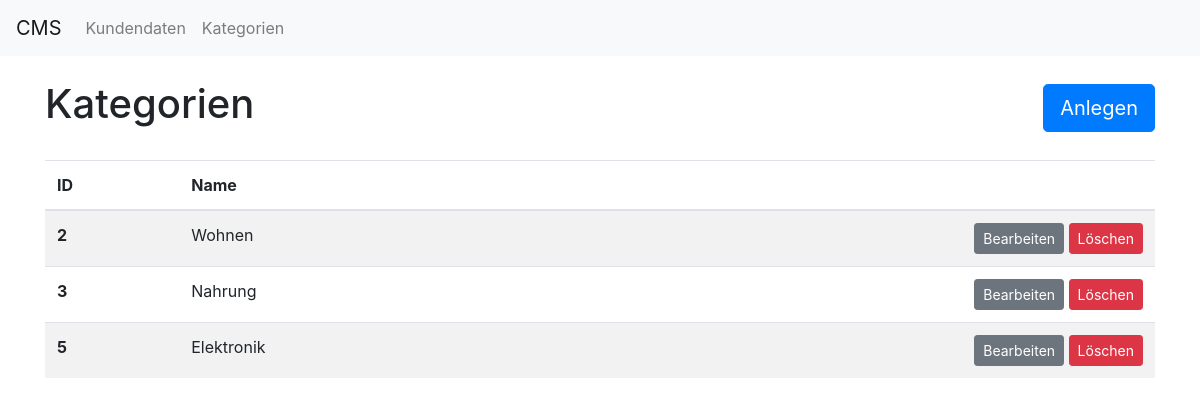
/categories.php, run on the app's committed database.
### tables this page shows
CREATE TABLE IF NOT EXISTS `Kategorie_Auswahl` (
  `id` int(11) NOT NULL AUTO_INCREMENT,
  `Name` varchar(50) DEFAULT NULL,
  PRIMARY KEY (`id`)
);

### src/categories.php (the view, shortened to what this page needs)
<?php
require 'include_database.php';
$results = $pdo->query('SELECT * FROM Kategorie_Auswahl');
?><!doctype html>
<html lang="en">
  <head>
    <?php require 'include_head.php'; ?>
  </head>
  <body>
    <?php require 'include_navigation.php'; ?>
    <div class="container mt-4">
        <div class="row">
            <div class="col">
                <h1>Kategorien</h1>
            </div>
            <div class="col pt-1">
                <a class="btn btn-primary btn-lg float-right" href="category_add.php" role="button">Anlegen</a>
            </div>
        </div>
    </div>
    <div class="container mt-4">
        <table class="table table-striped">
            <thead>
                <tr>
                    <th scope="col">ID</th>
                    <th scope="col">Name</th>
                    <th scope="col"></th>
                </tr>
            </thead>
            <tbody>
                <?php foreach ($results as $row): ?>
                <tr>
                    <th scope="row"><?php echo $row['id'] ?></th>
                    <td><?php echo $row['Name'] ?></td>
                    <td>
                        <div class="float-right">
                            <a href="category_edit.php?id=<?php echo $row['id'] ?>" class="btn btn-secondary btn-sm">Bearbeiten</a>
                            <a href="category_delete.php?id=<?php echo $row['id'] ?>" class="btn btn-danger btn-sm">Löschen</a>
                        </div>
                    </td>
                </tr>
                <?php endforeach; ?>
            </tbody>
        </table>
    </div>
  </body>
</html>

### data on the page
kategorie_auswahl: id "2", Name "Wohnen"
kategorie_auswahl: id "3", Name "Nahrung"
kategorie_auswahl: id "5", Name "Elektronik"
